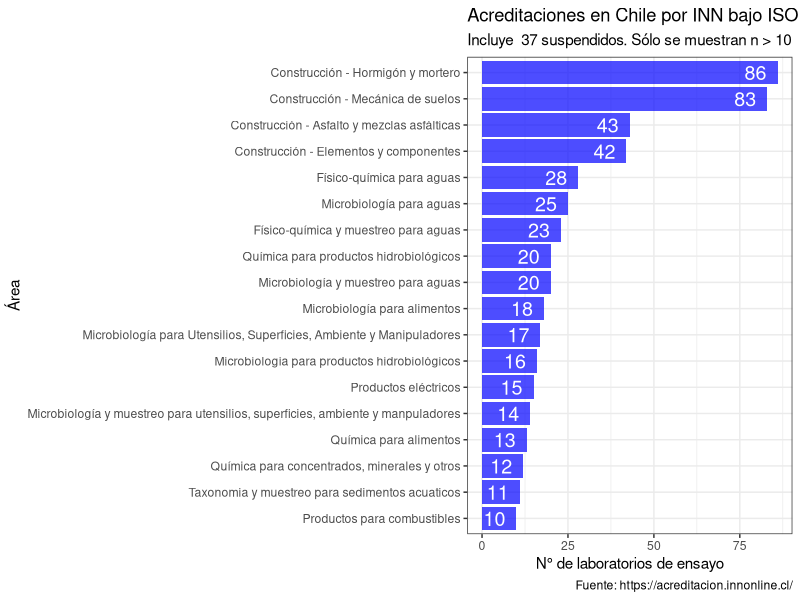

Generate this figure with R:
## ---- chunk 1
knitr::opts_chunk$set(comment = NA)
## ---- chunk 2
library(readxl)
acreditados <- read_excel('acreditados.xlsx', sheet = 'datos')

## ---- chunk 3
head(acreditados)
## ---- chunk 4
library(tidyverse)
library(readxl)
library(ggplot2)
library(magrittr)

acreditados <- read_excel('acreditados.xlsx', sheet = 'datos')

tabla <- acreditados %>% 
  group_by(Area) %>% 
  summarise(n = n())

# Número de acreditaciones suspendidas
n.suspendidos <- acreditados %>% 
  filter(!is.na(Observaciones)) %>% 
  count()

# Número de acreditaciones totales (incluyendo las suspendidas)
n.total <- acreditados %>% 
  count()


ggplot(tabla %>% filter(n >= 10), aes(x = reorder(Area, n), y = n, label = n)) +
  geom_bar(stat = "identity", fill = 'blue', alpha = 0.7) +
  ylab('N° de laboratorios de ensayo') +
  xlab('Área') +
  labs(title = paste('Acreditaciones en Chile por INN bajo ISO 17025 por área N =', 
                     n.total),
       subtitle = paste("Incluye ", n.suspendidos, "suspendidos. Sólo se muestran n > 10"),
       caption = "Fuente: https://acreditacion.innonline.cl/") +
  theme_bw() +
  geom_text(size=5,hjust=1.5, col = 'white') +
  coord_flip()

